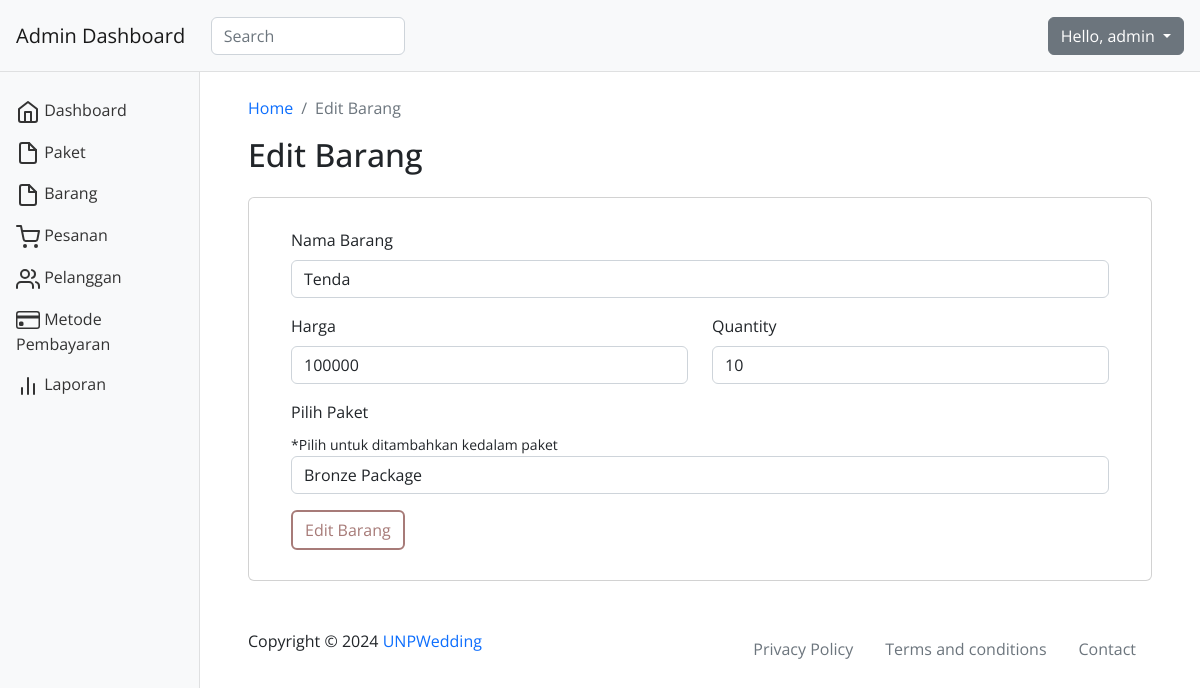
The page /dashboard/edit_goods.php?id=3 (signed in) on the database its author committed.
### tables this page shows
CREATE TABLE IF NOT EXISTS `goods` (
  `g_id` int NOT NULL AUTO_INCREMENT,
  `g_name` varchar(255) NOT NULL,
  `g_price` int NOT NULL,
  `g_qty` int NOT NULL,
  `g_created_at` datetime NOT NULL,
  `g_p_id` int NOT NULL,
  PRIMARY KEY (`g_id`),
  KEY `p_id` (`g_p_id`)
);

CREATE TABLE IF NOT EXISTS `packages` (
  `p_id` int NOT NULL AUTO_INCREMENT,
  `p_name` varchar(255) NOT NULL,
  `p_description` text,
  `p_price` int NOT NULL,
  `p_image` varchar(255) DEFAULT NULL,
  `p_created_at` datetime NOT NULL,
  PRIMARY KEY (`p_id`)
);

### dashboard/function_goods.php (called while the page is built, shortened)
    <?php
    require_once("../config.php");
    function getGoodsById($id) {
        global $conn;
        $stmt = $conn->prepare("SELECT * FROM goods WHERE g_id = ?");
        $stmt->bind_param("i", $id);
        $stmt->execute();
        $result = $stmt->get_result();
        return $result->fetch_assoc();
    }
    function getPackages() {
        global $conn;
        $stmt = $conn->prepare("SELECT p_id, p_name FROM packages");
        $stmt->execute();
        $result = $stmt->get_result();
        $packages = [];
        while ($row = $result->fetch_assoc()) {
            $packages[] = $row;
        }
        return $packages;
    }
?>

### dashboard/edit_goods.php (the view, shortened to what this page needs)
<?php
require_once("function_page.php");
include_once "function_goods.php";
$username = $_SESSION['username'];
$id = $_GET['id'];
$goods = getGoodsById($id);
$packages = getPackages();
?>
<!DOCTYPE html>
<html lang="en">
<head>
    <link rel="stylesheet" href="../vendor/bootstrap/css/bootstrap.min.css">
    <link rel="stylesheet" href="../assets/css/chartist.min.css">
    <link rel="stylesheet" href="../assets/css/style.css">
    <link rel="stylesheet" href="https://cdn.datatables.net/2.0.4/css/dataTables.dataTables.min.css">
</head>
<body>
    <nav class="navbar navbar-light bg-light p-3">
        <div class="d-flex col-12 col-md-3 col-lg-2 mb-2 mb-lg-0 flex-wrap flex-md-nowrap justify-content-between">
            <a class="navbar-brand" href="index.php">
            </a>
        </div>
        <div class="col-12 col-md-4 col-lg-2">
            <input class="form-control form-control-dark" type="text" placeholder="Search" aria-label="Search">
        </div>
        <div class="col-12 col-md-5 col-lg-8 d-flex align-items-center justify-content-md-end mt-3 mt-md-0">
            <div class="dropdown">
                <button class="btn btn-secondary dropdown-toggle" type="button" id="dropdownMenuButton" data-toggle="dropdown" aria-expanded="false">
                    Hello, <?php echo $username; ?>
                </button>
            </div>
        </div>
    </nav>
    <div class="container-fluid">
        <div class="row">
            <main class="col-md-9 col-lg-10 offset-md-2 px-md-5 py-4">
                <nav aria-label="breadcrumb">
                    <ol class="breadcrumb">
                        <li class="breadcrumb-item"><a href="index.php">Home</a></li>
                        <li class="breadcrumb-item active" aria-current="page">Edit Barang</li>
                    </ol>
                </nav>
                <h1 class="h2">Edit Barang</h1>
                <div class="row">
                    <div class="col-12 col-xl-12 mb-4 mb-lg-0">
                        <div class="card">
                            <div class="container">
                                <form action="<?php echo $_SERVER["PHP_SELF"] . "?id=" . $id; ?>" method="POST" enctype="multipart/form-data">
                                    <div class="mb-3">
                                        <label for="name" class="form-label">Nama Barang</label>
                                        <input type="text" class="form-control" id="name" name="name" value="<?php echo htmlspecialchars($goods['g_name']); ?>" required>
                                    </div>
                                    <div class="row">
                                        <div class="mb-3 col-md-6">
                                            <label for="price" class="form-label">Harga</label>
                                            <input type="number" class="form-control" id="price" name="price" value="<?php echo htmlspecialchars($goods['g_price']); ?>" required>
                                        </div>
                                        <div class="mb-3 col-md-6">
                                            <label for="qty" class="form-label">Quantity</label>
                                            <input type="number" class="form-control" id="qty" name="qty" value="<?php echo htmlspecialchars($goods['g_qty']); ?>" required>
                                        </div>
                                    </div>
                                    <div class="mb-3">
                                        <label for="package_id" class="form-label">Pilih Paket</label><br>
                                        <small>*Pilih untuk ditambahkan kedalam paket</small>
                                        <select class="form-control" id="package_id" name="package_id" required>
                                            <?php foreach ($packages as $pkg) { ?>
                                                <option value="<?php echo $pkg['p_id']; ?>" <?php if ($pkg['p_id'] == $goods['g_p_id']) echo 'selected'; ?>><?php echo $pkg['p_name']; ?></option>
                                            <?php } ?>
                                        </select>
                                    </div>
                                    <button type="submit" class="btn btn-primary">Edit Barang</button>
                                </form>
                            </div>
                        </div>
                    </div>
                    <footer class="pt-5 d-flex justify-content-between">
                        <span>Copyright © 2024 <a href="#">UNPWedding</a></span>
                        <ul class="nav m-0">
                            <li class="nav-item">
                                <a class="nav-link text-secondary" aria-current="page" href="#">Privacy Policy</a>
                            </li>
                            <li class="nav-item">
                                <a class="nav-link text-secondary" href="#">Terms and conditions</a>
                            </li>
                            <li class="nav-item">
                                <a class="nav-link text-secondary" href="#">Contact</a>
                            </li>
                        </ul>
                    </footer>
            </main>
        </div>
    </div>
</body>
</html>

### assets/css/style.css (style rules this page uses)
html, body, div, span, applet, object, iframe, h1, h2, h3, h4, h5, h6, p, blockquote, div pre, a, abbr, acronym, address, big, cite, code, del, dfn, em, font, img, ins, kbd, q, s, samp, small, strike, strong, sub, sup, tt, var, b, u, i, center, dl, dt, dd, ol, ul, li, figure, header, nav, section, article, aside, footer, figcaption { margin: 0; padding: 0; border: 0; outline: 0; }
ul, li { padding: 0; margin: 0; list-style: none; }
header, nav, section, article, aside, footer, hgroup { display: block; }
* { box-sizing: border-box; }
html, body { font-family: 'Open Sans', sans-serif; -ms-text-size-adjust: 100%; -webkit-font-smoothing: antialiased; -moz-osx-font-smoothing: grayscale; }
a { text-decoration: none !important; }
h1, h2, h3, h4, h5, h6 { margin-top: 0px; margin-bottom: 0px; font-weight: 700; }
ul { margin-bottom: 0px; }
html, body { font-family: 'Open Sans', sans-serif; }
.nav { justify-content: right; }
.btn-primary { color: #A77B78; background-color: transparent; border: 2px solid #A77B78; }
button, .accordion-button { color: #A77B78; }
button, .accordion-button:hover { color: #000; }
.page-order, .card { margin: 30px 0 0 0; padding: 50px; }
button[type=button] { width: 100%; }
.page-payment, .card { margin: 15px 0 0 0; padding: 30px; }
.main, .col-lg-10 { float: right; }
.navbar { box-shadow: inset 0 -1px 0 rgba(0, 0, 0, .1); }
@media (min-width: 767.98px) { .navbar { top: 0; position: sticky; z-index: 999; } }
body { overflow-x: hidden; }

### rows shown on the page
goods: name "Tenda", price "100000", qty "10", package_id "Bronze Package"

### other values the page prints
$username "admin"
